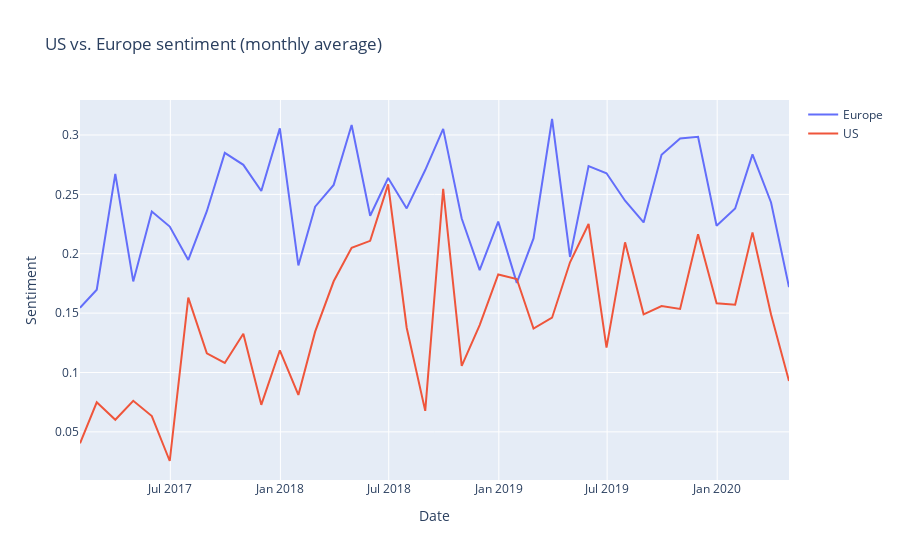

The code cell stored with this chart in its notebook:
### Code cell
# plot sentiment
plot_europe_us_sentiment(continent_mean)
